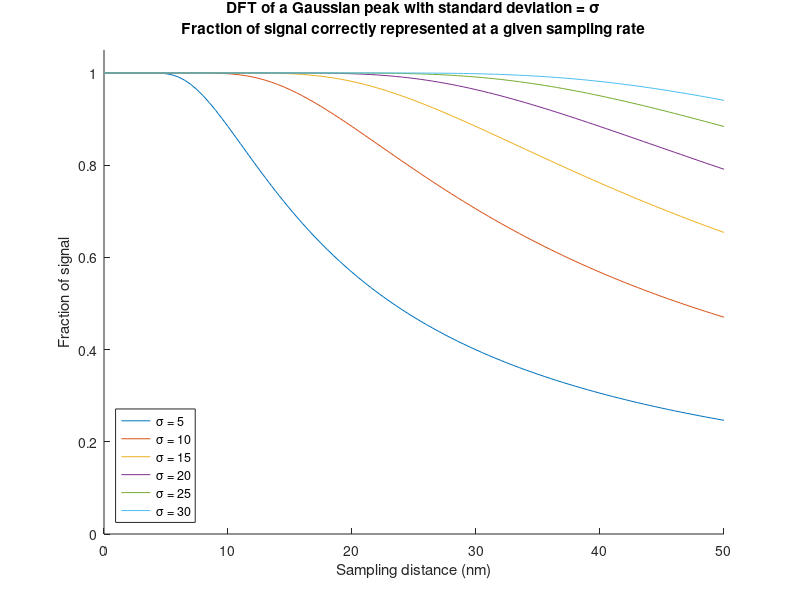

Here is the MATLAB script that generated this plot:
% Script to graph the fraction of spectral energy that is correctly represented
%   in the DFT of Gaussian peaks. 

clear all

% Set directory information
path_parts = strsplit(pwd, 'CLM_paper');
filepath = [path_parts{1}, 'CLM_figures_and_data/Aliasing/'];

% Define sizes of each curve
sigma_values = [5, 10, 15, 20, 25, 30];
pixel_sizes = linspace(0, 50, 101); % gives row vector

% Calculate the fraction of spectral energy within bounds
fraction_correct = zeros(length(pixel_sizes), length(sigma_values));
for sigma_index = 1:length(sigma_values);
    fraction_vector = erf((pi * sigma_values(sigma_index)) ./ (sqrt(2) * pixel_sizes'));
    fraction_correct(:, sigma_index) = fraction_vector;
end

% Create graphs
figure
hold on
set(groot, 'defaultAxesLineStyleOrder', {'-', '--', ':', '-.'});
set(groot, 'defaultAxesColorOrder', [0, 0, 0]);
plot(pixel_sizes, fraction_correct);
ylim([0, 1.05]);
xlabel('Sampling distance (nm)');
ylabel('Fraction of signal');
title({'DFT of a Gaussian peak with standard deviation = \sigma', 'Fraction of signal correctly represented at a given sampling rate'}); 
legend_labels = cell(size(sigma_values));
for index = 1:length(sigma_values)
    legend_labels{index} = ['\sigma = ', num2str(sigma_values(index))]; 
end
legend(legend_labels, 'Location', 'southwest');
hold off
figure_name = [filepath, 'Gaussian_aliasing_fraction.png'];
print(gcf, figure_name, '-dpng');
delete(gcf);